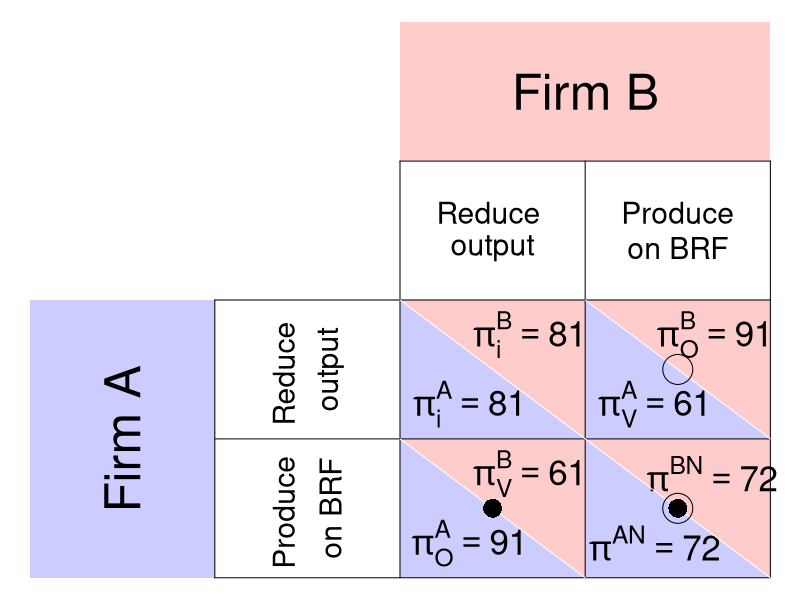

Source code (R):
require(ggplot2)
require(shape)
pdf(file = "competitionmarkets/matrix_opportunism.pdf", width = 9, height = 7)

par(mar =  c(0, 0, 0, 0))
xlims <- c(0, 8)
ylims <- c(0, 8)

#TextSizes
PlayerSize <- 3
StratSize <- 1.8
PayoffSize <- 2.1
p1fadelevel <- 0.2
p2fadelevel <- 0.2

#Payoffs are listed as c("NW", "SW", "NE", "SE")

#Considerations for Player 1
P1Name <- c("Firm A")
P1Strat <- c("Reduce ", "Produce ")
P1Strat2 <- c("output", "on BRF")
#61, 72, 81, 91.125
P1Payoffs <- c(expression(paste(pi[i]^{A}== 81)), expression(paste(pi[O]^{A} == 91)), expression(paste(pi[V]^{A} == 61)), expression(paste(pi^{AN})==72))
P1BR1 <- c("SW") #Must be NW or SW - the BR prints accordingly. 
P1BR2 <- c("SE") #Must be NE or SE - the BR prints accordingly. 
P1bestsize <- 2.5 #Adjusts size of point indicating best response of P1
#NW = (5, 3); SW = (5,1); NE = (7, 3); SE = (7, 1)

#Considerations for Player 2
P2Name <- c("Firm B")
P2Strat <- c("Reduce ", "Produce")
P2Strat2 <- c("output", "on BRF")
P2Payoffs <- c(expression(paste(pi[i]^{B}== 81)), expression(paste(pi[V]^{B} == 61)), expression(paste(pi[O]^{B} == 91)), expression(paste(pi^{BN} == 72)))
P2BR1 <- c("NE") #Must be NW or SW - the BR prints accordingly. 
P2BR2 <- c("SE") #Must be NE or SE - the BR prints accordingly. 
P2bestsize <- 4 #Adjusts size of circle indicating best response of P1

plot(0, 0, xlim = xlims, ylim = ylims, type = "n",
     xlab = expression(""),
     ylab = expression(""),
     xaxt = "n", 
     yaxt = "n", 
     cex.lab = 2, 
     bty = "n")



#Color and label for Player 1 and their strategies
polygon(c(0,0,2,2,0), c(0,4,4,0,0), col=rgb(0, 0, 1, p1fadelevel), density=NULL, border = NA)
text(1, 2, P1Name[1], srt = 90, cex = PlayerSize)

text(2.75, 3, P1Strat[1], cex = StratSize, srt = 90)
text(3.25, 3, P1Strat2[1], cex = StratSize, srt = 90)
text(2.75, 1, P1Strat[2], cex = StratSize, srt = 90)
text(3.25, 1, P1Strat2[2], cex = StratSize, srt = 90)


#Color and label for Player 2
polygon(c(4,4,8,8,4), c(8,6,6,8,8), col=rgb(1, 0, 0, p2fadelevel), density=NULL, border = NA)
text(6, 7, P2Name[1], cex = PlayerSize)

text(5, 5.25, P2Strat[1], cex = StratSize)
text(5, 4.75, P2Strat2[1], cex = StratSize)
text(7, 5.25, P2Strat[2], cex = StratSize)
text(7, 4.75, P2Strat2[2], cex = StratSize)

#NorthWest cell 
#P1
polygon(c(4,4,6,4), c(4,2,2,4), col=rgb(0, 0, 1, p1fadelevel), density=NULL, border = NA)
#P2
polygon(c(4,6,6,4), c(4,4,2,4), col=rgb(1, 0, 0, p2fadelevel), density=NULL, border = NA)

#P1
text(4.75, 2.5, P1Payoffs[1], cex = PayoffSize)
#P2
text(5.4, 3.5, P2Payoffs[1], cex = PayoffSize)

#SouthWest cell  
#P1
polygon(c(4,4,6,4), c(2,0,0,2), col=rgb(0, 0, 1, p1fadelevel), density=NULL, border = NA)
#P2
polygon(c(4,6,6,4), c(2,2,0,2), col=rgb(1, 0, 0, p2fadelevel), density=NULL, border = NA)

#P1
text(4.75, 0.5, P1Payoffs[2], cex = PayoffSize)
#P2
text(5.4, 1.5, P2Payoffs[2], cex = PayoffSize)


#NorthEast cell 
#P1
polygon(c(6,6,8,6), c(4,2,2,4), col=rgb(0, 0, 1, p1fadelevel), density=NULL, border = NA)
#P2
polygon(c(6,8,8,6), c(4,4,2,4), col=rgb(1, 0, 0, p2fadelevel), density=NULL, border = NA)
#P1
text(6.75, 2.5, P1Payoffs[3], cex = PayoffSize)
#P2
text(7.4, 3.5, P2Payoffs[3], cex = PayoffSize)

#SouthEast cell 
#P1
polygon(c(6,6,8,6), c(2,0,0,2), col=rgb(0, 0, 1, p1fadelevel), density=NULL, border = NA)
#P2
polygon(c(6,8,8,6), c(2,2,0,2), col=rgb(1, 0, 0, p2fadelevel), density=NULL, border = NA)
#P1
text(6.75, 0.5, P1Payoffs[4], cex = PayoffSize)
#P2
text(7.37, 1.5, P2Payoffs[4], cex = PayoffSize)


#Lines for the Table
segments(8, 0, 8, 6, lty = 1, col = "black")
segments(4, 6, 8, 6, lty = 1, col = "black")
segments(2, 0, 2, 4, lty = 1, col = "black")
segments(2, 0, 8, 0, lty = 1, col = "black")
segments(2, 4, 8, 4, lty = 1, col = "black")
segments(4, 0, 4, 6, lty = 1, col = "black")
segments(2, 2, 8, 2, lty = 1, col = "black")
segments(6, 0, 6, 6, lty = 1, col = "black")

#Diagonals
#NW
segments(4, 4, 6, 2, lty = 1, col = "white")
#NE
segments(6, 4, 8, 2, lty = 1, col = "white")
#SW
segments(4, 2, 6, 0, lty = 1, col = "white")
#Se
segments(6, 2, 8, 0, lty = 1, col = "white")


#Best responses 
#P1 
if (P1BR1[1] == "NW"){
  points(5, 3, pch = 16, col = "black", cex = P1bestsize)
} else{points(5, 1, pch = 16, col = "black", cex = P1bestsize)
}

if (P1BR2[1] == "NE"){
  points(7, 3, pch = 16, col = "black", cex = P1bestsize)
} else{points(7, 1, pch = 16, col = "black", cex = P1bestsize)
}


#P2
if (P2BR1[1] == "NW"){
  points(5, 3, pch = 1, col = "black", cex = P2bestsize)
} else{points(7, 3, pch = 1, col = "black", cex = P2bestsize)
}

if (P2BR2[1] == "SW"){
  points(5, 1, pch = 1, col = "black", cex = P2bestsize)
} else{points(7, 1, pch = 1, col = "black", cex = P2bestsize)
}

dev.off()
